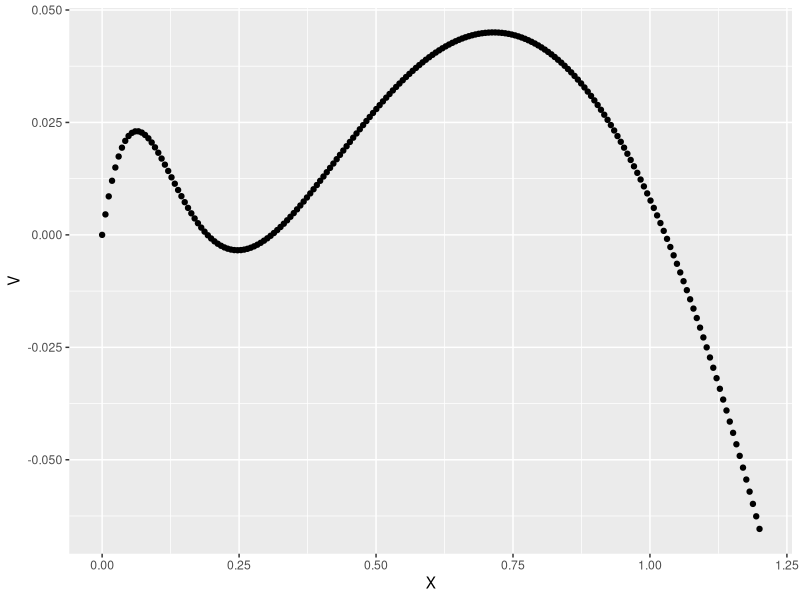
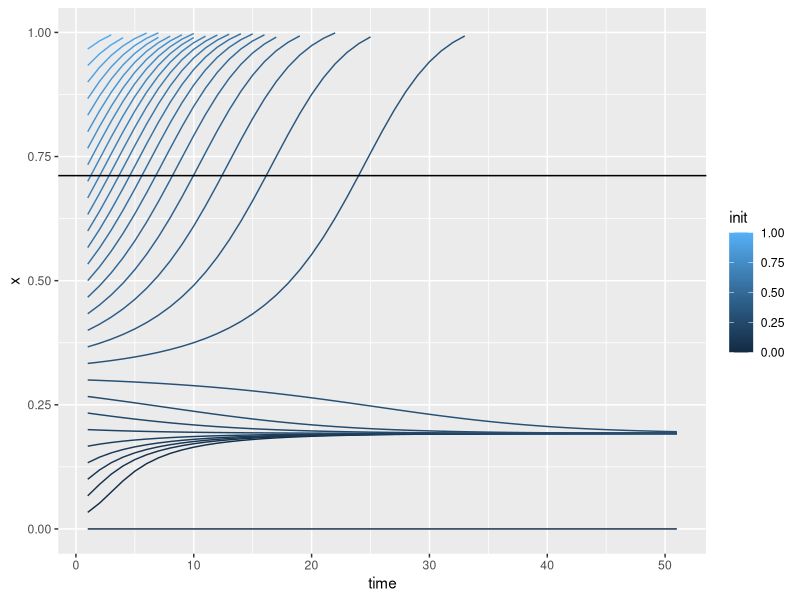
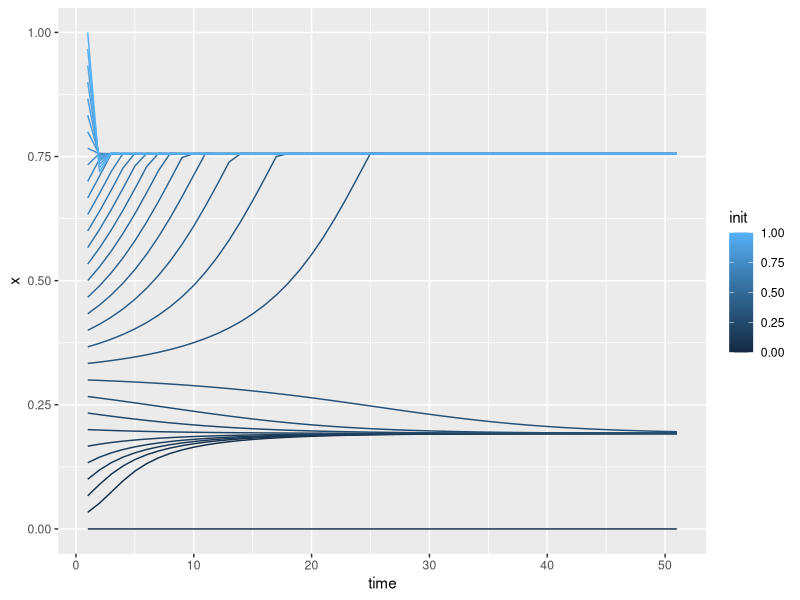
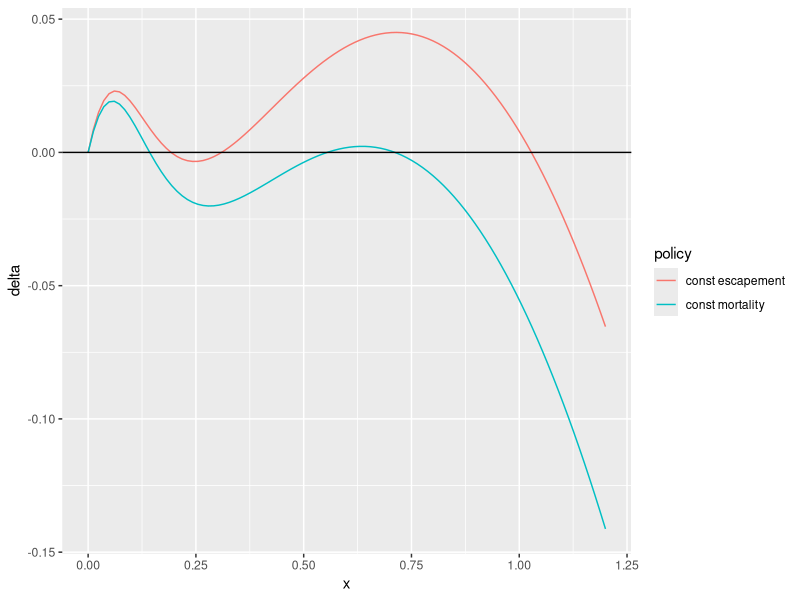

Here is the R script that generated these plots, in order:
## ---- chunk 1
knitr::opts_chunk$set(fig.width = 7)
## ---- chunk 2
#library(MDPtoolbox)
library(tidyverse) # for plotting
## ---- chunk 3
states <- seq(0,2, length=100)
actions <- seq(0,1, length.out = 10)
observations <- states
sigma_g <- 0.2
sigma_m <- 0.0

Q <- 2
V <- 15
C <- 10
reward_fn <- function(x,h) h
discount <- 0.999

r <- 0.8
K <- 1.53
q <- 2
b <- .2
# a <- 0.27 # only one (high) stable state, but creates nonlinear policy
a <-   0.28 # .27 #0.29

f <- function(x, h){ # May
  # h is conservation effort
  
  x + x * r * (1 - x / K) -  a * x ^ q / (x ^ q + b ^ q) - h * x
}
## ---- chunk 4
# B_MSY - biomass max growth rate
X <- seq(0,1.2, length.out=200)
V <- map_dbl(X, \(x) f(x,0) - x)

tibble(X, V) |> ggplot(aes(X, V)) + geom_point()

i <- which.max(V)
B_MSY <- X[i]

F_MSY <- (f(X[i],0) - X[i]) / X[i]


## ---- chunk 5

df <- map_dfr(seq(0, 1, length.out = 31),
function(init) {
  df <- tibble(init, time = 1:50, x = init)
  for(t in 1:max(df$time)) {
    df[t+1,] = tibble(init, time = t+1, x = f(df$x[t], F)) 
  }
  df
})
df2 <- df |> mutate(h = F_MSY * x)
df2 |> ggplot(aes(time,x, col=init, group=init)) +
  geom_line() + ylim(0,1) + 
  geom_hline(aes(yintercept=X[i]))
## ---- chunk 6
  
  df <- map_dfr(seq(0, 1, length.out = 31),
  function(init) {
    df <- tibble(init, time = 1:50, x = init)
    for(t in 1:max(df$time)) {
      effort = pmax( (df$x[t] - B_MSY) /  df$x[t], 0)
      df[t+1,] = tibble(init, time = t+1, x = f(df$x[t], effort)) 
    }
    df
  })
  df |> ggplot(aes(time,x, col=init, group=init)) +
    geom_line() + ylim(0,1)
## ---- chunk 7
df <- 
bind_rows(
  tibble(policy="const mortality", x = seq(0,1.2, length.out=100), delta = f(x,F_MSY) - x),
  tibble(policy="const escapement", x = seq(0,1.2, length.out=100), delta = f(x,0) - x),
  )
df %>% 
  ggplot(aes(x, delta, col=policy, group=policy)) + 
  geom_line() + geom_hline(aes(yintercept=0))
